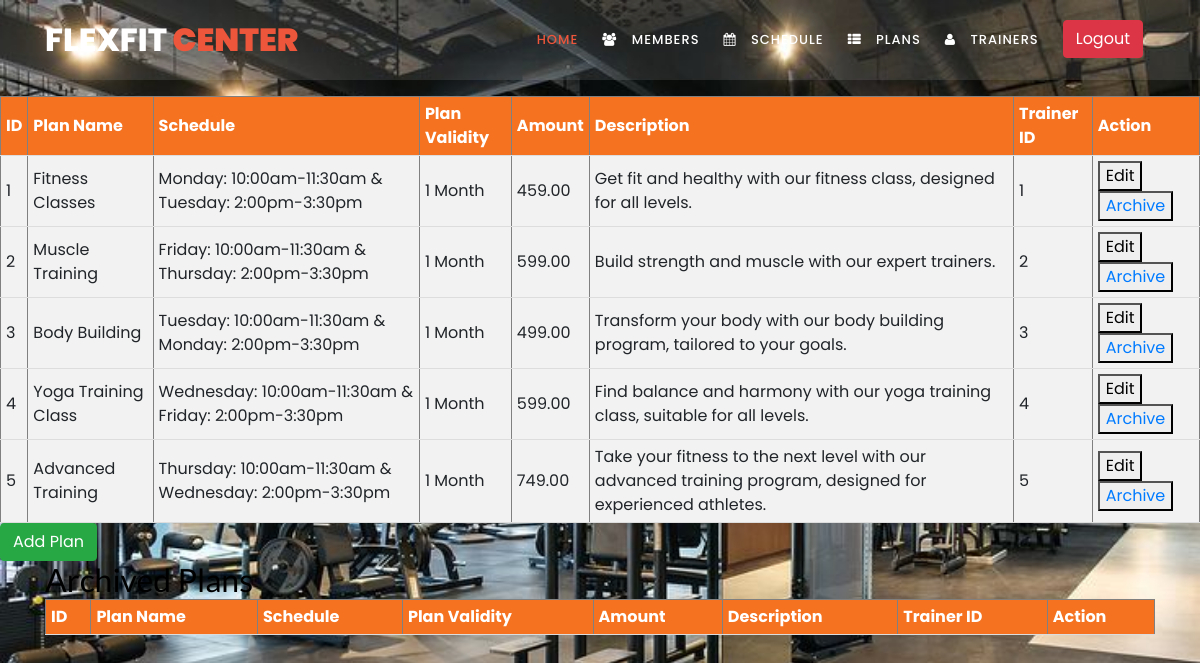
/plans.php, run on the app's committed database.
### tables this page shows
CREATE TABLE `plans` (
  `planid` int(11) NOT NULL,
  `plan_name` varchar(50) NOT NULL,
  `schedule` varchar(100) NOT NULL,
  `amount` decimal(10,2) DEFAULT NULL,
  `plan_validity` varchar(20) DEFAULT NULL,
  `description` text DEFAULT NULL,
  `trainer_id` int(11) DEFAULT NULL,
  `archived` tinyint(1) DEFAULT 0
);

### plans.php (the view, shortened to what this page needs)
<!doctype html>
<html lang="en">
<head>
    <link rel="stylesheet" href="https://stackpath.bootstrapcdn.com/font-awesome/4.7.0/css/font-awesome.min.css">
    <link rel="stylesheet" href="assets/css/style.css">
    <link rel="stylesheet" href="assets/css/side.css">
    <link rel="stylesheet" href="assets/css/low.css">
    <link rel="stylesheet" type="text/css" href="assets/css/bootstrap.min.css">
    <link rel="stylesheet" type="text/css" href="assets/css/font-awesome.css">
    <link rel="stylesheet" href="assets/css/templatemo-training-studio.css">
</head>
<header class="header-area header-sticky">
  <div class="container">
      <div class="row">
          <div class="col-12">
              <nav class="main-nav">
                  <a href="index.html" class="logo">FlexFit<em> Center</em></a>
                  <ul class="nav">
                      <li class="scroll-to-section"><a href="dashboard.php?page=home" class="active">Home</a></li>
                      <li><a href="manage_member.php?page=members" class="nav-item nav-members"><span class='icon-field'><i class="fa fa-users"></i></span> Members</a></li>
                      <li><a href="schedule.php?page=schedule" class="nav-item nav-schedule"><span class='icon-field'><i class="fa fa-calendar"></i></span> Schedule</a></li>
                      <li><a href="plans.php?page=plans" class="nav-item nav-plans"><span class='icon-field'><i class="fa fa-th-list"></i></span> Plans</a></li>
                      <li><a href="trainer.php?page=trainer" class="nav-item nav-trainer"><span class='icon-field'><i class="fa fa-user"></i></span> Trainers</a></li>
                      <li>
                      <form method="post" action="logout.php" id="logout">
                        <button type="button" class="btn btn-danger" onclick="confirmLogout()">Logout</button>
                        </form>
                        </li>
                  </ul>
                  </nav>
            </div>
        </div>
    </div>
</header>
<body>
            <br><br><br><br>
            <table border="1">
                <tr>
                    <th>ID</th>
                    <th>Plan Name</th>
                    <th>Schedule</th>
                    <th>Plan Validity</th>
                    <th>Amount</th>
                    <th>Description</th>
                    <th>Trainer ID</th>
                    <th>Action</th>
                </tr>
                <?php
                include 'conn.php';
                $query = $conn->query("SELECT * FROM plans WHERE archived = 0");
                while($row = $query->fetch_assoc()):
                ?>
                <tr>
                    <td><?php echo $row['planid']; ?></td>
                    <td><?php echo $row['plan_name']; ?></td>
                    <td><?php echo $row['schedule']; ?></td>
                    <td><?php echo $row['plan_validity']; ?></td>
                    <td><?php echo $row['amount']; ?></td>
                    <td><?php echo $row['description']; ?></td>
                    <td><?php echo $row['trainer_id']; ?></td>
                    <td>
                        <button class="edit-btn" data-id="<?php echo $row['planid']; ?>" data-toggle="modal" data-target="#edit-modal">Edit</button>
                        <button><a href="archive_plan.php?id=<?php echo $row['planid']; ?>" onclick="return confirm('Are you sure you want to archive this plan?')">Archive</a></button>
                    </td>
                </tr>
                <?php endwhile; ?>
            </table>
            <button class="btn btn-success" data-toggle="modal" data-target="#add-modal">Add Plan</button>
        <div class="container">
            <h2>Archived Plans</h2>
            <table border="1">
                <tr>
                    <th>ID</th>
                    <th>Plan Name</th>
                    <th>Schedule</th>
                    <th>Plan Validity</th>
                    <th>Amount</th>
                    <th>Description</th>
                    <th>Trainer ID</th>
                    <th>Action</th>
                </tr>
            </table>
        </div>
</body>
</html>

### assets/css/side.css (style rules this page uses)
.nav-item { margin-bottom: 10px; text-decoration: none; color: #fffdfd; font-size: 2em; display: flex; align-items: flex-start; }
.icon-field { margin-right: 10px; }

### assets/css/templatemo-training-studio.css (style rules this page uses)
html, body, div, span, applet, object, iframe, h1, h2, h3, h4, h5, h6, p, blockquote, div pre, a, abbr, acronym, address, big, cite, code, del, dfn, em, font, img, ins, kbd, q, s, samp, small, strike, strong, sub, sup, tt, var, b, u, i, center, dl, dt, dd, ol, ul, li, figure, header, nav, section, article, aside, footer, figcaption { margin: 0; padding: 0; border: 0; outline: 0; }
ul, li { padding: 0; margin: 0; list-style: none; }
header, nav, section, article, aside, footer, hgroup { display: block; }
* { box-sizing: border-box; }
html, body { font-family: 'Poppins', sans-serif; font-weight: 400; background-color: #fff; font-size: 16px; -ms-text-size-adjust: 100%; -webkit-font-smoothing: antialiased; -moz-osx-font-smoothing: grayscale; }
a { text-decoration: none !important; }
h1, h2, h3, h4, h5, h6 { margin-top: 0px; margin-bottom: 0px; }
ul { margin-bottom: 0px; }
html, body { background: #fff; font-family: 'Poppins', sans-serif; }
.header-area { position: absolute; top: 0px; left: 0px; right: 0px; z-index: 100; height: 80px; background: rgba(250,250,250,0.1); -webkit-transition: all .5s ease 0s; -moz-transition: all .5s ease 0s; -o-transition: all .5s ease 0s; transition: all .5s ease 0s; }
.header-area .main-nav { min-height: 80px; background: transparent; }
.header-area .main-nav .logo { line-height: 80px; color: #fff; font-size: 32px; font-weight: 800; text-transform: uppercase; float: left; -webkit-transition: all 0.3s ease 0s; -moz-transition: all 0.3s ease 0s; -o-transition: all 0.3s ease 0s; transition: all 0.3s ease 0s; }
.header-area .main-nav .logo em { font-style: normal; color: #ed563b; font-weight: 900; }
.header-area .main-nav .nav { float: right; margin-top: 27px; margin-right: 0px; background-color: transparent; -webkit-transition: all 0.3s ease 0s; -moz-transition: all 0.3s ease 0s; -o-transition: all 0.3s ease 0s; transition: all 0.3s ease 0s; position: relative; z-index: 999; }
.header-area .main-nav .nav li { padding-left: 20px; padding-right: 20px; }
.header-area .main-nav .nav li a { display: block; font-weight: 500; font-size: 13px; color: #7a7a7a; text-transform: uppercase; -webkit-transition: all 0.3s ease 0s; -moz-transition: all 0.3s ease 0s; -o-transition: all 0.3s ease 0s; transition: all 0.3s ease 0s; height: 40px; line-height: 40px; border: transparent; letter-spacing: 1px; }
.header-area .main-nav .nav li a { color: #fff; }
.header-area .main-nav .nav li:hover a, .header-area .main-nav .nav li a.active { color: #ed563b!important; opacity: 1; }
.header-area.header-sticky { min-height: 80px; }
.header-area.header-sticky .nav { margin-top: 20px !important; }
.header-area.header-sticky .nav li a.active { color: #ed563b; }
@media (max-width: 1200px) { .header-area .main-nav .nav li { padding-left: 12px; padding-right: 12px; } }
@media (max-width: 1200px) { .header-area .main-nav:before { display: none; } }
@media (min-width: 767px) { .header-area .main-nav .nav { display: flex !important; } }

### plans.php (style rules this page uses)
html, body { background-image: url('assets/images/fitness.jpg'); background-size: cover; }
table { margin: auto; width: 100%; border-collapse: collapse; }
th, td { padding: 5px; text-align: left; border-bottom: 1px solid #ddd; }
th { background-color: #f57220; color: white; }
tr { background-color: #f2f2f2; }

### data on the page
plans: planid "1", plan_name "Fitness Classes", schedule "Monday: 10:00am-11:30am & Tuesday: 2:00pm-3:30pm", plan_validity "1 Month", amount "459.00", description "Get fit and healthy with our fitness class, designed for all levels.", trainer "1"
plans: planid "2", plan_name "Muscle Training", schedule "Friday: 10:00am-11:30am & Thursday: 2:00pm-3:30pm", plan_validity "1 Month", amount "599.00", description "Build strength and muscle with our expert trainers.", trainer "2"
plans: planid "3", plan_name "Body Building", schedule "Tuesday: 10:00am-11:30am & Monday: 2:00pm-3:30pm", plan_validity "1 Month", amount "499.00", description "Transform your body with our body building program, tailored to your goals.", trainer "3"
plans: planid "4", plan_name "Yoga Training Class", schedule "Wednesday: 10:00am-11:30am & Friday: 2:00pm-3:30pm", plan_validity "1 Month", amount "599.00", description "Find balance and harmony with our yoga training class, suitable for all levels.", trainer "4"
plans: planid "5", plan_name "Advanced Training", schedule "Thursday: 10:00am-11:30am & Wednesday: 2:00pm-3:30pm", plan_validity "1 Month", amount "749.00", description "Take your fitness to the next level with our advanced training program, designed for experienced athletes.", trainer "5"
